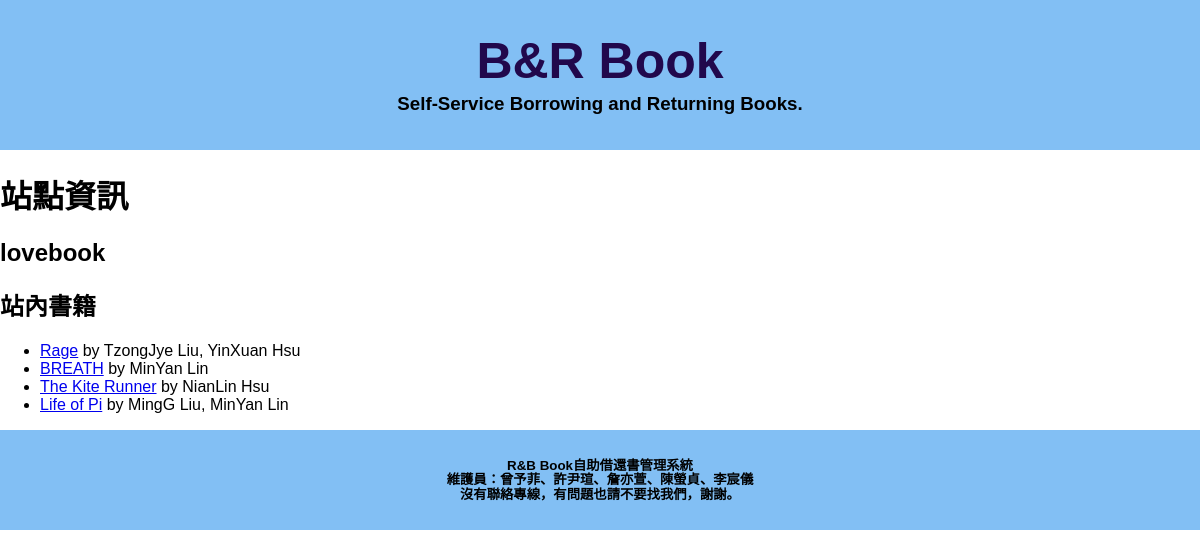
The app's page /station/2, older data.
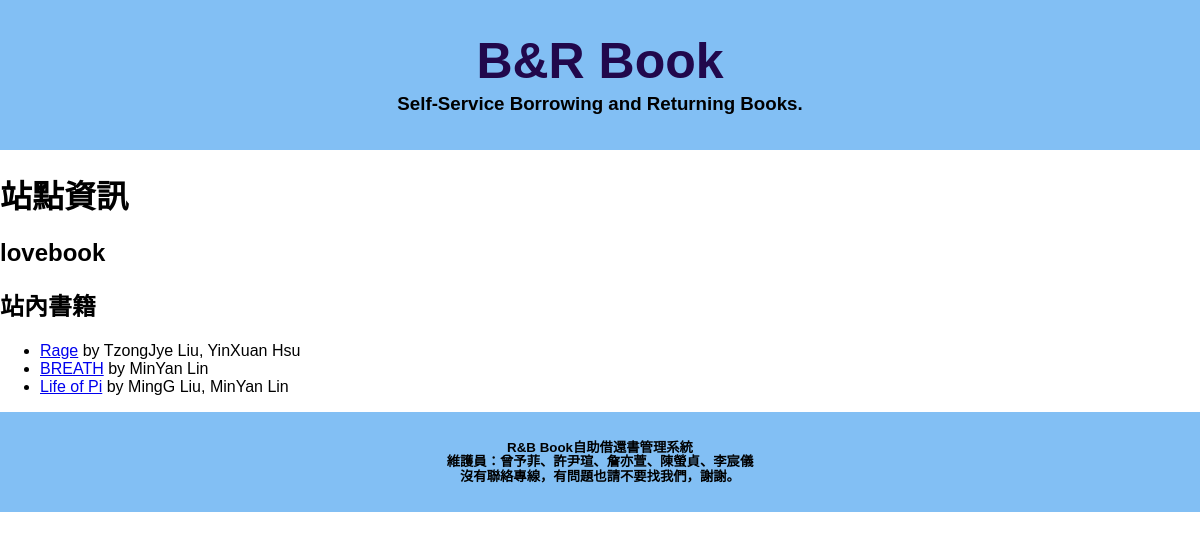
The same page, newer data.
### members/models.py (models this page shows, shortened)
class Book(models.Model):
    statu_type = [
        ("0", "站內"),
        ("1", "借出"),
    ]
    title = models.CharField(max_length=25, verbose_name='書名')
    isbn = models.CharField(max_length=13, unique=True, verbose_name='ISBN')
    author = models.ManyToManyField(Author, related_name='books', verbose_name='作者')
    publisher = models.ForeignKey(Publisher, on_delete=models.CASCADE, related_name='books', verbose_name='出版社')
    img = models.ImageField(upload_to='book_images/', null=True, verbose_name='書本封面')
    statu = models.CharField(max_length=1, choices=statu_type, default="0", verbose_name='狀態')
    member = models.ForeignKey(Member, on_delete=models.CASCADE, null=True, blank=True, related_name='books', verbose_name='會員')
    station = models.ForeignKey(Station, on_delete=models.CASCADE, null=True, blank=True, related_name='books', verbose_name='站點')

class Author(models.Model):
    fname = models.CharField(max_length=20, verbose_name='名')
    lname = models.CharField(max_length=5, verbose_name='姓')
    class Meta:
        unique_together = ('fname', 'lname')
    def __str__(self):
        return f"{self.fname} {self.lname}"

### members/views.py (the view)
# urls.py: path('station/<int:id>', views.station_detail, name='station_detail'),
def station_detail(request, id):
    station = Station.objects.get(id = id)
    books = station.books.all().filter(statu='0')
    template = loader.get_template('station_detail.html')
    context = {
        'station': station,
        'books': books,
    }
    return HttpResponse(template.render(context, request))

### members/templates/station_detail.html (shortened to what this page needs)
{% extends 'Mama.html' %}
{% block main %}
<h1>站點資訊</h1>
<h2>{{ station.name }}</h2>
<h2>站內書籍</h2>
{% if books %}
<ul>
    {% for book in books %}
    <li>
        <a href="{% url 'book_detail' book.id %}">{{ book.title }}</a> by {{ book.author.all|join:", " }}
    </li>
    {% endfor %}
</ul>
{% else %}
<p>站內目前沒有書籍</p>
{% endif %}
{% endblock%}

Row changes from the older to the newer data that the page shows:
no longer on this page (row edited): Book: title "The Kite Runner", author.all "NianLin Hsu"
